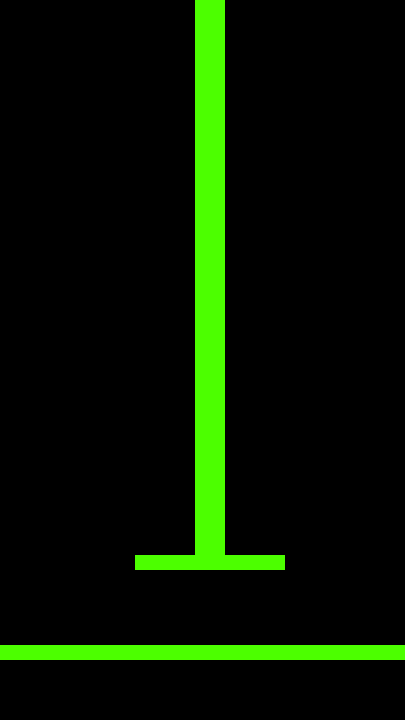

This game map was drawn from its Tiled (.tmx) file and the tilesets committed beside it. A one-line description and the full map source follow:
An orthogonal 27x48 tile map with 15x15 px tiles, 1 tile layer (Tile Layer 1), 2 tilesets and 4 objects.

<map version="1.0" tiledversion="1.1.5" orientation="orthogonal" renderorder="right-down" width="27" height="48" tilewidth="15" tileheight="15" infinite="0" nextobjectid="22">
 <tileset firstgid="1" name="tileset" tilewidth="15" tileheight="15" tilecount="10" columns="10">
  <image source="../gfx/tilesets/blocks.png" width="150" height="15" />
 </tileset>
 <tileset firstgid="11" name="button" tilewidth="15" tileheight="15" tilecount="1" columns="1">
  <image source="../gfx/images/button.png" width="15" height="15" />
 </tileset>
 <layer name="Tile Layer 1" width="27" height="48">
  <data encoding="csv">
1,1,1,1,1,1,1,1,1,1,1,1,1,6,6,1,1,1,1,1,1,1,1,1,1,1,1,
1,1,1,1,1,1,1,1,1,1,1,1,1,6,6,1,1,1,1,1,1,1,1,1,1,1,1,
1,1,1,1,1,1,1,1,1,1,1,1,1,6,6,1,1,1,1,1,1,1,1,1,1,1,1,
1,1,1,1,1,1,1,1,1,1,1,1,1,6,6,1,1,1,1,1,1,1,1,1,1,1,1,
1,1,1,1,1,1,1,1,1,1,1,1,1,6,6,1,1,1,1,1,1,1,1,1,1,1,1,
1,1,1,1,1,1,1,1,1,1,1,1,1,6,6,1,1,1,1,1,1,1,1,1,1,1,1,
1,1,1,1,1,1,1,1,1,1,1,1,1,6,6,1,1,1,1,1,1,1,1,1,1,1,1,
1,1,1,1,1,1,1,1,1,1,1,1,1,6,6,1,1,1,1,1,1,1,1,1,1,1,1,
1,1,1,1,1,1,1,1,1,1,1,1,1,6,6,1,1,1,1,1,1,1,1,1,1,1,1,
1,1,1,1,1,1,1,1,1,1,1,1,1,6,6,1,1,1,1,1,1,1,1,1,1,1,1,
1,1,1,1,1,1,1,1,1,1,1,1,1,6,6,1,1,1,1,1,1,1,1,1,1,1,1,
1,1,1,1,1,1,1,1,1,1,1,1,1,6,6,1,1,1,1,1,1,1,1,1,1,1,1,
1,1,1,1,1,1,1,1,1,1,1,1,1,6,6,1,1,1,1,1,1,1,1,1,1,1,1,
1,1,1,1,1,1,1,1,1,1,1,1,1,6,6,1,1,1,1,1,1,1,1,1,1,1,1,
1,1,1,1,1,1,1,1,1,1,1,1,1,6,6,1,1,1,1,1,1,1,1,1,1,1,1,
1,1,1,1,1,1,1,1,1,1,1,1,1,6,6,1,1,1,1,1,1,1,1,1,1,1,1,
1,1,1,1,1,1,1,1,1,1,1,1,1,6,6,1,1,1,1,1,1,1,1,1,1,1,1,
1,1,1,1,1,1,1,1,1,1,1,1,1,6,6,1,1,1,1,1,1,1,1,1,1,1,1,
1,1,1,1,1,1,1,1,1,1,1,1,1,6,6,1,1,1,1,1,1,1,1,1,1,1,1,
1,1,1,1,1,1,1,1,1,1,1,1,1,6,6,1,1,1,1,1,1,1,1,1,1,1,1,
1,1,1,1,1,1,1,1,1,1,1,1,1,6,6,1,1,1,1,1,1,1,1,1,1,1,1,
1,1,1,1,1,1,1,1,1,1,1,1,1,6,6,1,1,1,1,1,1,1,1,1,1,1,1,
1,1,1,1,1,1,1,1,1,1,1,1,1,6,6,1,1,1,1,1,1,1,1,1,1,1,1,
1,1,1,1,1,1,1,1,1,1,1,1,1,6,6,1,1,1,1,1,1,1,1,1,1,1,1,
1,1,1,1,1,1,1,1,1,1,1,1,1,6,6,1,1,1,1,1,1,1,1,1,1,1,1,
1,1,1,1,1,1,1,1,1,1,1,1,1,6,6,1,1,1,1,1,1,1,1,1,1,1,1,
1,1,1,1,1,1,1,1,1,1,1,1,1,6,6,1,1,1,1,1,1,1,1,1,1,1,1,
1,1,1,1,1,1,1,1,1,1,1,1,1,6,6,1,1,1,1,1,1,1,1,1,1,1,1,
1,1,1,1,1,1,1,1,1,1,1,1,1,6,6,1,1,1,1,1,1,1,1,1,1,1,1,
1,1,1,1,1,1,1,1,1,1,1,1,1,6,6,1,1,1,1,1,1,1,1,1,1,1,1,
1,1,1,1,1,1,1,1,1,1,1,1,1,6,6,1,1,1,1,1,1,1,1,1,1,1,1,
1,1,1,1,1,1,1,1,1,1,1,1,1,6,6,1,1,1,1,1,1,1,1,1,1,1,1,
1,1,1,1,1,1,1,1,1,1,1,1,1,6,6,1,1,1,1,1,1,1,1,1,1,1,1,
1,1,1,1,1,1,1,1,1,1,1,1,1,6,6,1,1,1,1,1,1,1,1,1,1,1,1,
1,1,1,1,1,1,1,1,1,1,1,1,1,6,6,1,1,1,1,1,1,1,1,1,1,1,1,
1,1,1,1,1,1,1,1,1,1,1,1,1,6,6,1,1,1,1,1,1,1,1,1,1,1,1,
1,1,1,1,1,1,1,1,1,1,1,1,1,6,6,1,1,1,1,1,1,1,1,1,1,1,1,
1,1,1,1,1,1,1,1,1,6,6,6,6,6,6,6,6,6,6,1,1,1,1,1,1,1,1,
1,1,1,1,1,1,1,1,1,1,1,1,1,1,1,1,1,1,1,1,1,1,1,1,1,1,1,
1,1,1,1,1,1,1,1,1,1,1,1,1,1,1,1,1,1,1,1,1,1,1,1,1,1,1,
1,1,1,1,1,1,1,1,1,1,1,1,1,1,1,1,1,1,1,1,1,1,1,1,1,1,1,
1,1,1,1,1,1,1,1,1,1,1,1,1,1,1,1,1,1,1,1,1,1,1,1,1,1,1,
1,1,1,1,1,1,1,1,1,1,1,1,1,1,1,1,1,1,1,1,1,1,1,1,1,1,1,
6,6,6,6,6,6,6,6,6,6,6,6,6,6,6,6,6,6,6,6,6,6,6,6,6,6,6,
1,1,1,1,1,1,1,1,1,1,1,1,1,1,1,1,1,1,1,1,1,1,1,1,1,1,1,
1,1,1,1,1,1,1,1,1,1,1,1,1,1,1,1,1,1,1,1,1,1,1,1,1,1,1,
1,1,1,1,1,1,1,1,1,1,1,1,1,1,1,1,1,1,1,1,1,1,1,1,1,1,1,
1,1,1,1,1,1,1,1,1,1,1,1,1,1,1,1,1,1,1,1,1,1,1,1,1,1,1
</data>
 </layer>
 <objectgroup name="collision">
  <object id="2" x="0" y="645" width="405" height="15" />
  <object id="4" x="135" y="555" width="150" height="15" />
  <object id="19" x="195" y="0" width="30" height="555" />
 </objectgroup>
 <objectgroup name="Button">
  <object id="21" gid="11" x="360" y="645" width="15" height="15" />
 </objectgroup>
</map>
